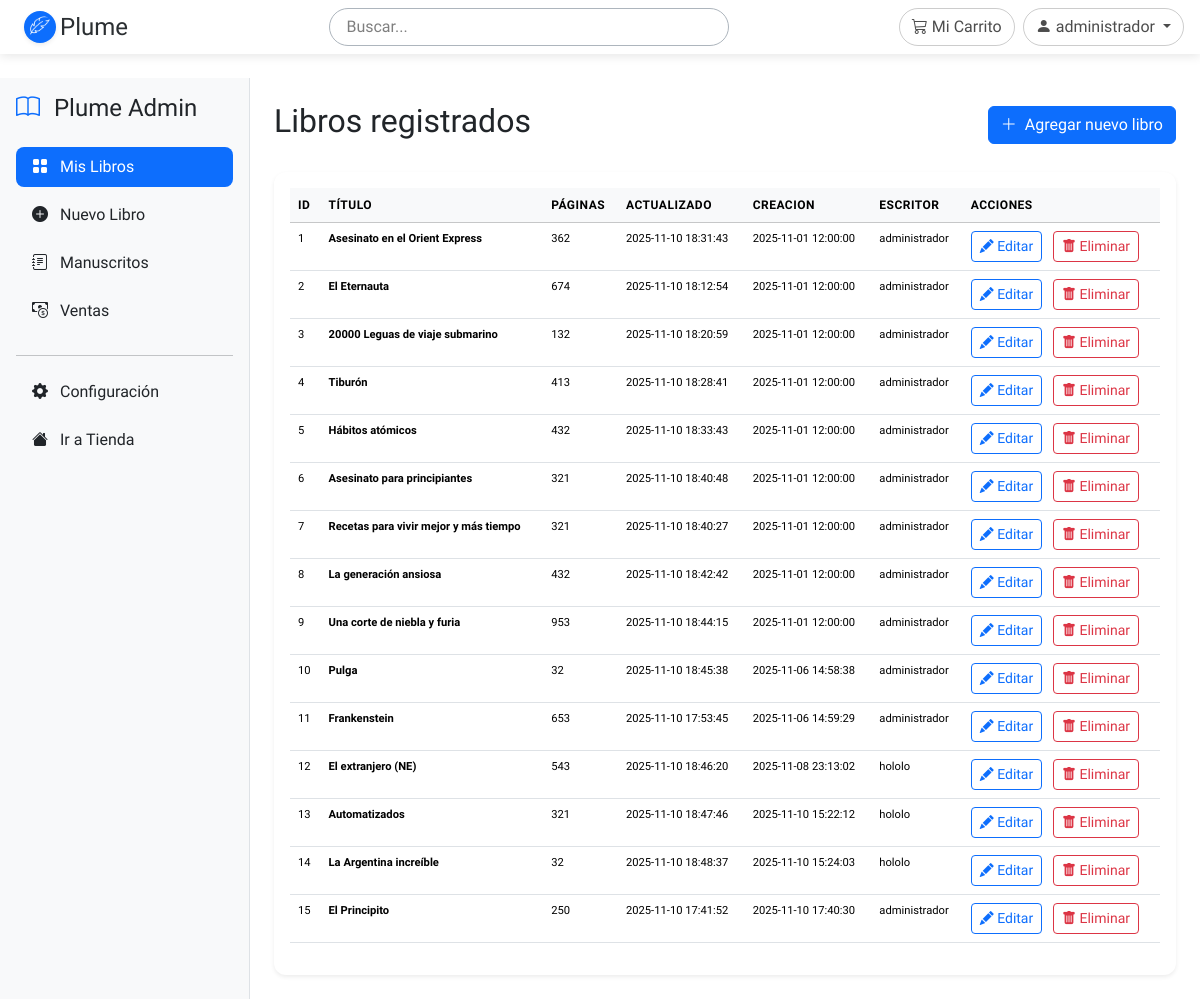
The page /admin (signed in) on the database its author committed.
### app/models/models.py (models this page shows)
class User(UserMixin, database.Model):
    __tablename__ = 'users'
    id = database.Column(database.Integer, primary_key=True)
    name = database.Column(database.String(100), nullable=False)
    password_hash = database.Column(database.String(255), nullable=False)
    email = database.Column(database.String(50), nullable=False, unique=True)
    type = database.Column(database.String(50), nullable=False) # writer, editor
    created_at = database.Column(database.DateTime, default=database.func.now())

class Book(database.Model):
    __tablename__ = 'books'
    id = database.Column(database.Integer, primary_key=True)
    title = database.Column(database.String(100), nullable=False, default='Libro')
    description = database.Column(database.Text, nullable=True)
    pages = database.Column(database.Integer, nullable=True)
    price = database.Column(database.Float, default=15000.0)
    status = database.Column(database.String(50), default='draft')  # draft, in_review, approved, published
    cover_url = database.Column(database.String(200), nullable=True)
    author_id = database.Column(database.Integer, database.ForeignKey('users.id'))
    author = database.relationship('User', backref='books')
    publish_date = database.Column(database.DateTime, default=database.func.now())
    last_update = database.Column(database.DateTime, default=database.func.now(), onupdate=database.func.now())

### app/admin/routes.py (the view)
@admin.route("/admin")
@login_required
def dashboard():
    books = Book.query.all()
    return render_template("admin/dashboard.html", books = books)

### app/__init__.py (called while the page is built)
def create_app():
    app = Flask(__name__)
    app.config['SQLALCHEMY_DATABASE_URI'] = 'sqlite:///database.db'
    app.config['SECRET_KEY'] = 'supersecretkey'
    database.init_app(app)
    login_manager.init_app(app)
    login_manager.login_view = "auth.login"
    login_manager.login_message_category = "info"
    with app.app_context():
        database.create_all()
    @login_manager.user_loader
    def load_user(user_id):
        return User.query.get(int(user_id))
    from app.main.routes import main
    from app.book.routes import book
    from app.auth.routes import auth
    from app.shop.routes import shop
    from app.admin.routes import admin
    app.register_blueprint(main)
    app.register_blueprint(book)
    app.register_blueprint(auth)
    app.register_blueprint(shop)
    app.register_blueprint(admin)
    return app

### app/templates/admin/dashboard.html (shortened to what this page needs)
{% extends "base.html" %}
{% block content %}
<div class="d-flex">
    {% include 'components/admin_panel.html' %}
    <div class="flex-grow-1 p-4">
        <div class="d-flex justify-content-between align-items-center mb-4">
            <h2>Libros registrados</h2>
            <a href="{{ url_for('admin.create') }}" class="btn btn-primary">
                <i class="bi bi-plus-lg me-1"></i>
                Agregar nuevo libro
            </a>
        </div>
        <div class="card shadow-sm">
            <div class="card-body">
                <table class="table table-hover">
                    <thead class="table-light">
                        <tr>
                            <th>ID</th>
                            <th>Título</th>
                            <th>Páginas</th>
                            <th>Actualizado</th>
                            <th>Creacion</th>
                            <th>Escritor</th>
                            <th>Acciones</th>
                        </tr>
                    </thead>
                    <tbody>
                        {% if books %}
                            {% for b in books %}
                            <tr>
                                <td>{{ b.id }}</td>
                                <td><strong>{{ b.title }}</strong></td>
                                <td>{{ b.pages }}</td>
                                <td>{{ b.last_update }}</td>
                                <td>{{ b.publish_date }}</td>
                                <td>{{ b.author.name }}</td>
                                <td>
                                    <a href="{{ url_for('admin.edit', id=b.id) }}" class="btn btn-sm btn-outline-primary me-2">
                                        <i class="bi bi-pencil-fill"></i>
                                        Editar
                                    </a>
                                    <form action="{{ url_for('admin.delete', id=b.id) }}" method="POST" style="display: inline;">
                                        <button type="submit" class="btn btn-sm btn-outline-danger" onclick="return confirm('¿Eliminar este libro?')">
                                            <i class="bi bi-trash-fill"></i>
                                            Eliminar
                                        </button>
                                    </form>
                                </td>
                            </tr>
                            {% endfor %}
                        {% endif %}
                    </tbody>
                </table>
            </div>
        </div>
    </div>
</div>
{% endblock %}

### app/templates/components/header.html (shortened to what this page needs)
<header id="mainHeader" class="position-relative py-2 mb-1 px-3 bg-transparent" style="z-index: 9999;">
    <div class="d-flex align-items-center justify-content-between">
        <a href="/" class="d-flex align-items-center px-2 text-decoration-none rounded-pill">
            <div class="me-1">
                {% include 'components/plumeIcon.html' %}
            </div>
            <span class="fs-4 text-secondary-emphasis">Plume</span>
        </a>
        <div class="d-none d-lg-flex align-items-center flex-grow-1 justify-content-between ms-4">
            <form class="d-flex mx-auto flex-grow-1 justify-content-center" role="search"
                  action="" method="get" style="max-width: 400px;">
                <input class="form-control rounded-pill border border-dark-subtle bg-transparent px-3"
                       type="search"
                       placeholder="Buscar..."
                       aria-label="Search"
                       name="q">
            </form>
            <div class="d-flex align-items-center gap-2">
                {% if current_user.is_authenticated %}
                <a href="{{ url_for('shop.cart') }}" class="btn btn-outline-secondary rounded-pill">
                    <i class="bi bi-cart3"></i>
                    <span>Mi Carrito</span>
                </a>
                {% endif %}
                {% if current_user.is_authenticated %}
                <div class="dropdown">
                    <button class="btn btn-outline-secondary rounded-pill dropdown-toggle" type="button" id="userDropdown" data-bs-toggle="dropdown">
                        <i class="bi bi-person-fill"></i>
                        {{ current_user.name }}
                    </button>
                </div>
                {% else %}
                <a href="{{ url_for('auth.login') }}" class="btn btn-outline-secondary rounded-pill">
                    Iniciar Sesión
                </a>
                {% endif %}
            </div>
        </div>
    </div>
</header>

### app/static/css/custom.css (style rules this page uses)
:root { --bs-body-font-family: 'Lexend', sans-serif; }
body { font-family: 'Lexend', sans-serif !important; background: transparent !important; }
h1,h2,h3,h4,h5,h6, .display-1,.display-2,.display-3,.display-4 { font-family: 'Lexend', sans-serif !important; }

### app/templates/components/header.html (style rules this page uses)
#mainHeader { top: 0; z-index: 1000; box-shadow: 0 2px 10px rgba(0, 0, 0, 0.1); transition: background-color 0.3s ease, box-shadow 0.3s ease; }
.form-control::placeholder { color: rgba(0, 0, 0, 0.5); }
.btn-outline-secondary { border-color: rgba(0, 0, 0, 0.2); color: rgba(0, 0, 0, 0.7); transition: all 0.3s ease; }

### app/templates/admin/dashboard.html (style rules this page uses)
.card { border: none; border-radius: 12px; }
.table th { font-weight: 600; text-transform: uppercase; font-size: 0.75rem; letter-spacing: 0.5px; }
.table tr { font-size: 0.7rem; }

### rows shown on the page
User: name "administrador"
Book: id "1", title "Asesinato en el Orient Express", pages "362", last_update "2025-11-10 18:31:43", publish_date "2025-11-01 12:00:00", author.name "administrador"
Book: id "2", title "El Eternauta", pages "674", last_update "2025-11-10 18:12:54", publish_date "2025-11-01 12:00:00", author.name "administrador"
Book: id "3", title "20000 Leguas de viaje submarino", pages "132", last_update "2025-11-10 18:20:59", publish_date "2025-11-01 12:00:00", author.name "administrador"
Book: id "4", title "Tiburón", pages "413", last_update "2025-11-10 18:28:41", publish_date "2025-11-01 12:00:00", author.name "administrador"
Book: id "5", title "Hábitos atómicos", pages "432", last_update "2025-11-10 18:33:43", publish_date "2025-11-01 12:00:00", author.name "administrador"
Book: id "6", title "Asesinato para principiantes", pages "321", last_update "2025-11-10 18:40:48", publish_date "2025-11-01 12:00:00", author.name "administrador"
Book: id "7", title "Recetas para vivir mejor y más tiempo", pages "321", last_update "2025-11-10 18:40:27", publish_date "2025-11-01 12:00:00", author.name "administrador"
Book: id "8", title "La generación ansiosa", pages "432", last_update "2025-11-10 18:42:42", publish_date "2025-11-01 12:00:00", author.name "administrador"
Book: id "9", title "Una corte de niebla y furia", pages "953", last_update "2025-11-10 18:44:15", publish_date "2025-11-01 12:00:00", author.name "administrador"
Book: id "10", title "Pulga", pages "32", last_update "2025-11-10 18:45:38", publish_date "2025-11-06 14:58:38", author.name "administrador"
Book: id "11", title "Frankenstein", pages "653", last_update "2025-11-10 17:53:45", publish_date "2025-11-06 14:59:29", author.name "administrador"
Book: id "12", title "El extranjero (NE)", pages "543", last_update "2025-11-10 18:46:20", publish_date "2025-11-08 23:13:02", author.name "hololo"
Book: id "13", title "Automatizados", pages "321", last_update "2025-11-10 18:47:46", publish_date "2025-11-10 15:22:12", author.name "hololo"
Book: id "14", title "La Argentina increíble", pages "32", last_update "2025-11-10 18:48:37", publish_date "2025-11-10 15:24:03", author.name "hololo"
Book: id "15", title "El Principito", pages "250", last_update "2025-11-10 17:41:52", publish_date "2025-11-10 17:40:30", author.name "administrador"
